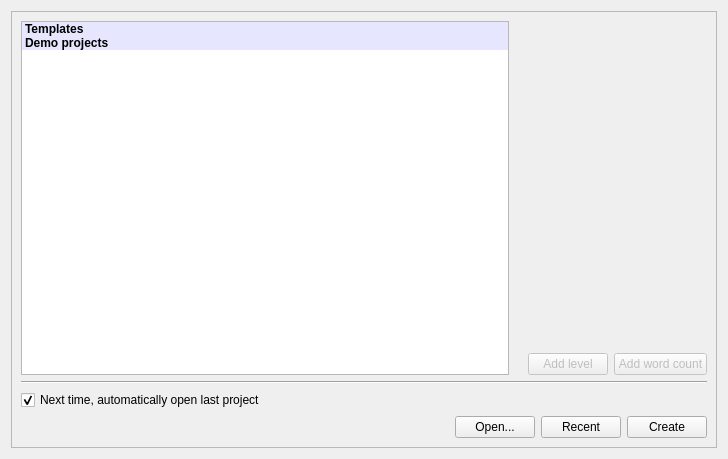
<?xml version="1.0" encoding="UTF-8"?>
<ui version="4.0">
 <class>welcome</class>
 <widget class="QWidget" name="welcome">
  <property name="geometry">
   <rect>
    <x>0</x>
    <y>0</y>
    <width>728</width>
    <height>459</height>
   </rect>
  </property>
  <property name="windowTitle">
   <string>Form</string>
  </property>
  <layout class="QHBoxLayout" name="horizontalLayout">
   <item>
    <widget class="QFrame" name="frame_2">
     <property name="minimumSize">
      <size>
       <width>500</width>
       <height>0</height>
      </size>
     </property>
     <property name="frameShape">
      <enum>QFrame::StyledPanel</enum>
     </property>
     <property name="frameShadow">
      <enum>QFrame::Raised</enum>
     </property>
     <layout class="QVBoxLayout" name="verticalLayout_32">
      <item>
       <layout class="QHBoxLayout" name="horizontalLayout_23">
        <item>
         <widget class="QTreeWidget" name="tree">
          <property name="rootIsDecorated">
           <bool>false</bool>
          </property>
          <attribute name="headerVisible">
           <bool>false</bool>
          </attribute>
          <column>
           <property name="text">
            <string>1</string>
           </property>
          </column>
          <item>
           <property name="text">
            <string>Templates</string>
           </property>
           <property name="font">
            <font>
             <weight>75</weight>
             <bold>true</bold>
            </font>
           </property>
           <property name="textAlignment">
            <set>AlignHCenter|AlignVCenter|AlignCenter</set>
           </property>
           <property name="background">
            <brush brushstyle="SolidPattern">
             <color alpha="255">
              <red>230</red>
              <green>230</green>
              <blue>255</blue>
             </color>
            </brush>
           </property>
           <property name="foreground">
            <brush brushstyle="NoBrush">
             <color alpha="255">
              <red>0</red>
              <green>0</green>
              <blue>128</blue>
             </color>
            </brush>
           </property>
           <item>
            <property name="text">
             <string>Empty</string>
            </property>
           </item>
           <item>
            <property name="text">
             <string>Novel</string>
            </property>
           </item>
           <item>
            <property name="text">
             <string>Novella</string>
            </property>
           </item>
           <item>
            <property name="text">
             <string>Short Story</string>
            </property>
           </item>
           <item>
            <property name="text">
             <string>Research paper</string>
            </property>
           </item>
          </item>
          <item>
           <property name="text">
            <string>Demo projects</string>
           </property>
           <property name="font">
            <font>
             <weight>75</weight>
             <bold>true</bold>
            </font>
           </property>
           <property name="textAlignment">
            <set>AlignHCenter|AlignVCenter|AlignCenter</set>
           </property>
           <property name="background">
            <brush brushstyle="SolidPattern">
             <color alpha="255">
              <red>230</red>
              <green>230</green>
              <blue>255</blue>
             </color>
            </brush>
           </property>
           <property name="foreground">
            <brush brushstyle="NoBrush">
             <color alpha="255">
              <red>0</red>
              <green>0</green>
              <blue>128</blue>
             </color>
            </brush>
           </property>
          </item>
         </widget>
        </item>
        <item>
         <layout class="QVBoxLayout" name="templateLayout">
          <item>
           <layout class="QGridLayout" name="lytTemplate"/>
          </item>
          <item>
           <spacer name="verticalSpacer_5">
            <property name="orientation">
             <enum>Qt::Vertical</enum>
            </property>
            <property name="sizeHint" stdset="0">
             <size>
              <width>20</width>
              <height>40</height>
             </size>
            </property>
           </spacer>
          </item>
          <item>
           <layout class="QHBoxLayout" name="horizontalLayout_2">
            <item>
             <widget class="QLabel" name="lblTotal">
              <property name="text">
               <string/>
              </property>
             </widget>
            </item>
            <item>
             <widget class="QPushButton" name="btnAddLevel">
              <property name="enabled">
               <bool>false</bool>
              </property>
              <property name="text">
               <string>Add level</string>
              </property>
              <property name="icon">
               <iconset theme="list-add"/>
              </property>
             </widget>
            </item>
            <item>
             <widget class="QPushButton" name="btnAddWC">
              <property name="enabled">
               <bool>false</bool>
              </property>
              <property name="text">
               <string>Add word count</string>
              </property>
              <property name="icon">
               <iconset theme="applications-debugging"/>
              </property>
             </widget>
            </item>
           </layout>
          </item>
         </layout>
        </item>
       </layout>
      </item>
      <item>
       <widget class="Line" name="line_4">
        <property name="orientation">
         <enum>Qt::Horizontal</enum>
        </property>
       </widget>
      </item>
      <item>
       <widget class="QCheckBox" name="chkLoadLastProject">
        <property name="text">
         <string>Next time, automatically open last project</string>
        </property>
        <property name="checked">
         <bool>true</bool>
        </property>
       </widget>
      </item>
      <item>
       <layout class="QHBoxLayout" name="horizontalLayout_20">
        <item>
         <spacer name="horizontalSpacer_11">
          <property name="orientation">
           <enum>Qt::Horizontal</enum>
          </property>
          <property name="sizeHint" stdset="0">
           <size>
            <width>40</width>
            <height>20</height>
           </size>
          </property>
         </spacer>
        </item>
        <item>
         <widget class="QPushButton" name="btnOpen">
          <property name="text">
           <string>Open...</string>
          </property>
          <property name="icon">
           <iconset theme="document-open"/>
          </property>
         </widget>
        </item>
        <item>
         <widget class="QPushButton" name="btnRecent">
          <property name="text">
           <string>Recent</string>
          </property>
          <property name="icon">
           <iconset theme="folder-recent"/>
          </property>
         </widget>
        </item>
        <item>
         <widget class="QPushButton" name="btnCreate">
          <property name="text">
           <string>Create</string>
          </property>
          <property name="icon">
           <iconset theme="dialog-ok"/>
          </property>
         </widget>
        </item>
       </layout>
      </item>
     </layout>
    </widget>
   </item>
  </layout>
 </widget>
 <resources/>
 <connections/>
</ui>
